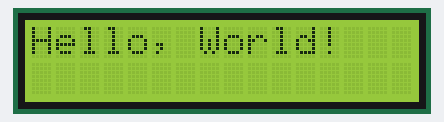
Simulated run of this sketch. Board: Arduino Uno, built with avr-gcc and run on an emulated ATmega328P. Parts: 16×2 character LCD.

Above: at 0.1 s.
At 1.1 s:
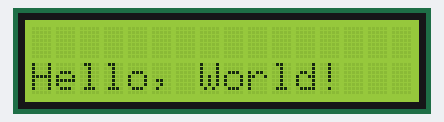

The sketch:

LCD_Test.ino
```cpp
#include "LCD.h"

void setup(){
  LCDsetup();
}

void loop(){
  LCDloop();
}
```

LCD.h
```cpp
#include <LiquidCrystal_I2C.h>

// set the LCD number of columns and rows
int lcdColumns = 16;
int lcdRows = 2;

// set LCD address, number of columns and rows
// if you don't know your display address, run an I2C scanner sketch
LiquidCrystal_I2C lcd(0x27, lcdColumns, lcdRows);

void LCDsetup(){
  lcd.init(); //initialize LCD
  lcd.backlight(); //turn on LCD backlight
}

void LCDloop(){
  lcd.setCursor(0, 0); // set cursor to first column, first row
  lcd.print("Hello, World!"); // print message
  delay(1000);
  lcd.clear(); // clears the display to print new message
  lcd.setCursor(0,1); // set cursor to first column, second row
  lcd.print("Hello, World!");
  delay(1000);
  lcd.clear();
}
```

Measured:
- what the display in image 1 shows lasts 1.0 s, from 1.1 s to 2.1 s
